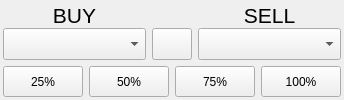
                       <widget class="QFrame" name="frame_73">
                        <property name="frameShape">
                         <enum>QFrame::NoFrame</enum>
                        </property>
                        <property name="frameShadow">
                         <enum>QFrame::Raised</enum>
                        </property>
                        <layout class="QGridLayout" name="gridLayout_90">
                         <property name="leftMargin">
                          <number>3</number>
                         </property>
                         <property name="topMargin">
                          <number>3</number>
                         </property>
                         <property name="rightMargin">
                          <number>3</number>
                         </property>
                         <property name="bottomMargin">
                          <number>3</number>
                         </property>
                         <property name="spacing">
                          <number>6</number>
                         </property>
                         <item row="1" column="0">
                          <widget class="QPushButton" name="orderbook_25pct_btn">
                           <property name="sizePolicy">
                            <sizepolicy hsizetype="Preferred" vsizetype="Preferred">
                             <horstretch>0</horstretch>
                             <verstretch>0</verstretch>
                            </sizepolicy>
                           </property>
                           <property name="minimumSize">
                            <size>
                             <width>0</width>
                             <height>25</height>
                            </size>
                           </property>
                           <property name="maximumSize">
                            <size>
                             <width>16777215</width>
                             <height>35</height>
                            </size>
                           </property>
                           <property name="font">
                            <font>
                             <pointsize>9</pointsize>
                            </font>
                           </property>
                           <property name="styleSheet">
                            <string notr="true"/>
                           </property>
                           <property name="text">
                            <string>25%</string>
                           </property>
                          </widget>
                         </item>
                         <item row="1" column="2">
                          <widget class="QPushButton" name="orderbook_75pct_btn">
                           <property name="sizePolicy">
                            <sizepolicy hsizetype="Preferred" vsizetype="Preferred">
                             <horstretch>0</horstretch>
                             <verstretch>0</verstretch>
                            </sizepolicy>
                           </property>
                           <property name="minimumSize">
                            <size>
                             <width>0</width>
                             <height>25</height>
                            </size>
                           </property>
                           <property name="maximumSize">
                            <size>
                             <width>16777215</width>
                             <height>35</height>
                            </size>
                           </property>
                           <property name="font">
                            <font>
                             <pointsize>9</pointsize>
                            </font>
                           </property>
                           <property name="styleSheet">
                            <string notr="true"/>
                           </property>
                           <property name="text">
                            <string>75%</string>
                           </property>
                          </widget>
                         </item>
                         <item row="1" column="3">
                          <widget class="QPushButton" name="orderbook_100pct_btn">
                           <property name="sizePolicy">
                            <sizepolicy hsizetype="Preferred" vsizetype="Preferred">
                             <horstretch>0</horstretch>
                             <verstretch>0</verstretch>
                            </sizepolicy>
                           </property>
                           <property name="minimumSize">
                            <size>
                             <width>0</width>
                             <height>25</height>
                            </size>
                           </property>
                           <property name="maximumSize">
                            <size>
                             <width>16777215</width>
                             <height>35</height>
                            </size>
                           </property>
                           <property name="font">
                            <font>
                             <pointsize>9</pointsize>
                            </font>
                           </property>
                           <property name="styleSheet">
                            <string notr="true"/>
                           </property>
                           <property name="text">
                            <string>100%</string>
                           </property>
                          </widget>
                         </item>
                         <item row="1" column="1">
                          <widget class="QPushButton" name="orderbook_50pct_btn">
                           <property name="sizePolicy">
                            <sizepolicy hsizetype="Preferred" vsizetype="Preferred">
                             <horstretch>0</horstretch>
                             <verstretch>0</verstretch>
                            </sizepolicy>
                           </property>
                           <property name="minimumSize">
                            <size>
                             <width>0</width>
                             <height>25</height>
                            </size>
                           </property>
                           <property name="maximumSize">
                            <size>
                             <width>16777215</width>
                             <height>35</height>
                            </size>
                           </property>
                           <property name="font">
                            <font>
                             <pointsize>9</pointsize>
                            </font>
                           </property>
                           <property name="styleSheet">
                            <string notr="true"/>
                           </property>
                           <property name="text">
                            <string>50%</string>
                           </property>
                          </widget>
                         </item>
                         <item row="0" column="0" colspan="4">
                          <widget class="QFrame" name="frame_74">
                           <property name="sizePolicy">
                            <sizepolicy hsizetype="Minimum" vsizetype="Minimum">
                             <horstretch>0</horstretch>
                             <verstretch>0</verstretch>
                            </sizepolicy>
                           </property>
                           <property name="frameShape">
                            <enum>QFrame::NoFrame</enum>
                           </property>
                           <property name="frameShadow">
                            <enum>QFrame::Raised</enum>
                           </property>
                           <layout class="QGridLayout" name="gridLayout_91">
                            <property name="leftMargin">
                             <number>0</number>
                            </property>
                            <property name="topMargin">
                             <number>0</number>
                            </property>
                            <property name="rightMargin">
                             <number>0</number>
                            </property>
                            <property name="bottomMargin">
                             <number>0</number>
                            </property>
                            <property name="verticalSpacing">
                             <number>0</number>
                            </property>
                            <item row="1" column="5">
                             <widget class="QPushButton" name="orderbook_switch_btn">
                              <property name="sizePolicy">
                               <sizepolicy hsizetype="Minimum" vsizetype="Minimum">
                                <horstretch>0</horstretch>
                                <verstretch>0</verstretch>
                               </sizepolicy>
                              </property>
                              <property name="minimumSize">
                               <size>
                                <width>40</width>
                                <height>32</height>
                               </size>
                              </property>
                              <property name="maximumSize">
                               <size>
                                <width>40</width>
                                <height>16777215</height>
                               </size>
                              </property>
                              <property name="text">
                               <string/>
                              </property>
                              <property name="icon">
                               <iconset resource="coin_icons.qrc">
                                <normaloff>:/ui/img/other/switch-arrow2.png</normaloff>:/ui/img/other/switch-arrow2.png</iconset>
                              </property>
                             </widget>
                            </item>
                            <item row="1" column="6">
                             <widget class="QComboBox" name="orderbook_sell_combo">
                              <property name="sizePolicy">
                               <sizepolicy hsizetype="Minimum" vsizetype="Minimum">
                                <horstretch>0</horstretch>
                                <verstretch>0</verstretch>
                               </sizepolicy>
                              </property>
                              <property name="minimumSize">
                               <size>
                                <width>0</width>
                                <height>32</height>
                               </size>
                              </property>
                              <property name="maximumSize">
                               <size>
                                <width>16777215</width>
                                <height>35</height>
                               </size>
                              </property>
                              <property name="styleSheet">
                               <string notr="true"/>
                              </property>
                             </widget>
                            </item>
                            <item row="1" column="4">
                             <widget class="QComboBox" name="orderbook_buy_combo">
                              <property name="sizePolicy">
                               <sizepolicy hsizetype="Minimum" vsizetype="Minimum">
                                <horstretch>0</horstretch>
                                <verstretch>0</verstretch>
                               </sizepolicy>
                              </property>
                              <property name="minimumSize">
                               <size>
                                <width>0</width>
                                <height>32</height>
                               </size>
                              </property>
                              <property name="maximumSize">
                               <size>
                                <width>16777215</width>
                                <height>35</height>
                               </size>
                              </property>
                              <property name="styleSheet">
                               <string notr="true"/>
                              </property>
                             </widget>
                            </item>
                            <item row="0" column="6">
                             <widget class="QLabel" name="orderbook_sell_lbl">
                              <property name="sizePolicy">
                               <sizepolicy hsizetype="Minimum" vsizetype="Minimum">
                                <horstretch>0</horstretch>
                                <verstretch>0</verstretch>
                               </sizepolicy>
                              </property>
                              <property name="minimumSize">
                               <size>
                                <width>0</width>
                                <height>25</height>
                               </size>
                              </property>
                              <property name="font">
                               <font>
                                <pointsize>16</pointsize>
                               </font>
                              </property>
                              <property name="text">
                               <string>SELL</string>
                              </property>
                              <property name="alignment">
                               <set>Qt::AlignCenter</set>
                              </property>
                             </widget>
                            </item>
                            <item row="0" column="4">
                             <widget class="QLabel" name="orderbook_buy_lbl">
                              <property name="sizePolicy">
                               <sizepolicy hsizetype="Minimum" vsizetype="Minimum">
                                <horstretch>0</horstretch>
                                <verstretch>0</verstretch>
                               </sizepolicy>
                              </property>
                              <property name="minimumSize">
                               <size>
                                <width>0</width>
                                <height>25</height>
                               </size>
                              </property>
                              <property name="font">
                               <font>
                                <pointsize>16</pointsize>
                               </font>
                              </property>
                              <property name="text">
                               <string>BUY</string>
                              </property>
                              <property name="alignment">
                               <set>Qt::AlignCenter</set>
                              </property>
                             </widget>
                            </item>
                           </layout>
                          </widget>
                         </item>
                        </layout>
                       </widget>
